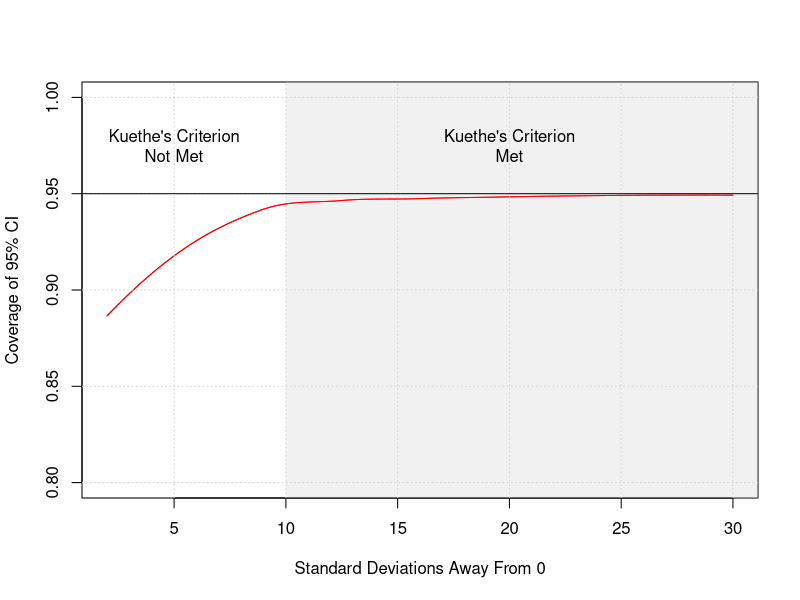

Source code (R):
## ---- chunk 1
#| code-fold: true
between <- function(x, low, hi) (x<=hi) & (low <= x)

sim_coverage <- function(Mc){
  
  actual_lift <- 0.0
  Mt <- Mc * (actual_lift+1)
  
  # With this many simulations, I can be certain about the first 2 decimal places
  Nsims <- 100000
  
  # The following random variables are guarenteed to have a coefficient of variation <= 0.1
  yc <- rnorm(Nsims, Mc, 1)
  yt <- rnorm(Nsims, Mt, 1)
  lift <- yt/yc-1
  
  # Because we know their standard deviation, we can apply the delta method for the lift
  se <- sqrt((Mt/Mc)^2 * (1/Mc^2 + 1/Mt^2))
  
  # Now, we can determine coverage
  conf_lower <- lift - 1.96*se
  conf_upper <- lift + 1.96*se
  coverage <- mean(between(actual_lift, conf_lower, conf_upper))
  
  return(coverage)
}


M <- seq(2, 30, 0.25)

coverage <- sapply(M, sim_coverage)
f <- loess(coverage ~ M)

# First plot normally
plot(M, predict(f), ylim = c(0.8, 1), type='l',
     xlab = "Standard Deviations Away From 0",
     col='red', ylab = "Coverage of 95% CI")

# Shade vertical region where M >= 10
usr <- par("usr")  # xmin, xmax, ymin, ymax

rect(xleft = 10,
     ybottom = usr[3],
     xright = usr[2],
     ytop = usr[4],
     col = adjustcolor("lightgray", alpha.f = 0.3),
     border = NA)

# Redraw the line so it appears on top
lines(M, predict(f), col='red')

text(20, 0.975, "Kuethe's Criterion\nMet")
text(5, 0.975, "Kuethe's Criterion\nNot Met")
grid()
abline(h = 0.95)

